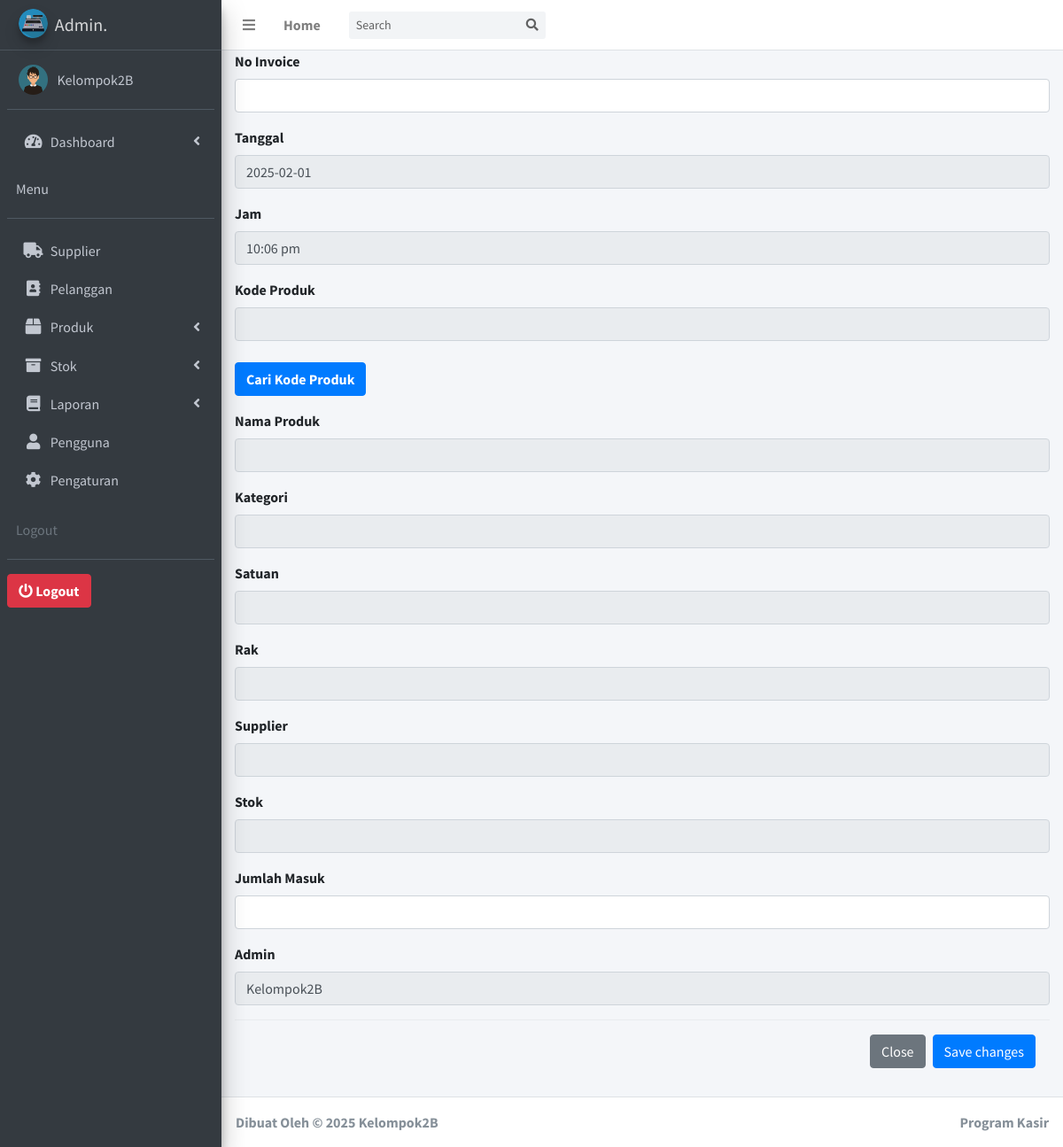
The page /ProgramKasir/admin/index.php?m=stokmasuk&s=stokmasuk (signed in) on the database its author committed.
### tables this page shows
CREATE TABLE `pengguna` (
  `id` int(11) NOT NULL,
  `username` text NOT NULL,
  `password` text NOT NULL,
  `nama` text NOT NULL,
  `level` text NOT NULL,
  `foto` varchar(255) NOT NULL
);

### ProgramKasir/admin/fungsi/fungsi.php (called while the page is built, shortened)
<?php
$koneksi = mysqli_connect('localhost', 'root', '', 'kelompok2b');
if (function_exists("summon_admin") === FALSE) {
	function summon_admin()
	{
		global $koneksi;
		$id = $_SESSION['idstart'];
		return mysqli_query($koneksi, "SELECT * FROM pengguna WHERE id ='$id'");
	}
}
if (function_exists("url") === FALSE) {
	function url()
	{
		return $url = "//localhost/Kelompok2B/ProgramKasir/vendors/";
	}
}

### ProgramKasir/admin/aplikasi/stokmasuk/stokmasuk.php (the view, shortened to what this page needs)
<?php
include 'layout/header.php';
?>
<?php
$tanggalSekarang = date("Y-m-d");
$jamSekarang = date("h:i a");
?>
<div class="content-wrapper">
  <div class="container-fluid">
    <div class="col-sm-12">
      <div class="row">
        <div class="col-sm-12 mb-3">
          <div class="well">
            <form action="" method="POST" enctype="multipart/form-data">
              <div class="form-group">
                <label>No Invoice</label>
                <input type="text" class="form-control" id="exampleInputEmail1" autofocus="" name="noinv" aria-describedby="emailHelp">
              </div>
              <div class="form-group">
                <label>Tanggal</label>
                <input type="text" class="form-control" readonly="" id="exampleInputEmail1" name="tanggal" aria-describedby="emailHelp" value="<?= $tanggalSekarang; ?>">
              </div>
              <div class="form-group">
                <label>Jam</label>
                <input type="text" name="jam" class="form-control" readonly="" value="<?= $jamSekarang; ?>">
              </div>
              <div class="form-group">
                <label>Kode Produk</label>
                <input type="text" class="form-control" id="kdproduk" readonly="" name="kdproduk" aria-describedby="emailHelp"><span class="input-group-btn"><br>
                  <button type="button" class="btn btn-primary" data-toggle="modal" data-target="#modal_produk"><b>Cari Kode Produk</b></button>
                </span>
              </div>
              <div class="form-group">
                <label>Nama Produk</label>
                <input type="text" class="form-control" readonly="" id="nm_produk" name="nm_produk">
              </div>
              <div class="form-group">
                <label>Kategori</label>
                <input type="text" class="form-control" readonly="" id="kategori" name="kategori">
              </div>
              <div class="form-group">
                <label>Satuan</label>
                <input type="text" class="form-control" readonly="" id="satuan" name="satuan">
              </div>
              <div class="form-group">
                <label>Rak</label>
                <input type="text" class="form-control" readonly="" id="rak" name="rak">
              </div>
              <div class="form-group">
                <label>Supplier</label>
                <input type="text" class="form-control" readonly="" id="supplier" name="supplier">
              </div>
              <div class="form-group">
                <label>Stok</label>
                <input type="text" class="form-control" readonly="" id="stok" name="stok">
              </div>
              <div class="form-group">
                <label>Jumlah Masuk</label>
                <input type="number" class="form-control" name="jml_masuk" required="">
              </div>
              <div class="form-group">
                <label>Admin</label>
                <input type="text" value="<?= $key['nama']; ?>" readonly="" class="form-control" name="admin">
              </div>
          </div>
          <div class="modal-footer">
            <a href="index.php?m=stokmasuk&s=title"><button type="button" class="btn btn-secondary">Close</button></a>
            <button type="submit" name="simpan" class="btn btn-primary">Save changes</button>
          </div>
        </div>
      </div>
    </div>
  </div>
</div>
<?php
include 'layout/footer.php';
?>

### ProgramKasir/admin/layout/header.php (shortened to what this page needs)
<?php
require 'fungsi/fungsi.php';
?>
<?php
foreach (summon_admin() as $key) :
?>
  <!DOCTYPE html>
  <html>
  <head>
    <link rel="stylesheet" href="<?= url() ?>plugins/fontawesome-free/css/all.min.css">
    <link rel="stylesheet" href="https://code.ionicframework.com/ionicons/2.0.1/css/ionicons.min.css">
    <link rel="stylesheet" href="<?= url() ?>plugins/tempusdominus-bootstrap-4/css/tempusdominus-bootstrap-4.min.css">
    <link rel="stylesheet" href="<?= url() ?>plugins/icheck-bootstrap/icheck-bootstrap.min.css">
    <link rel="stylesheet" href="<?= url() ?>plugins/jqvmap/jqvmap.min.css">
    <link rel="stylesheet" href="<?= url() ?>dist/css/adminlte.min.css">
    <link rel="stylesheet" href="<?= url() ?>plugins/overlayScrollbars/css/OverlayScrollbars.min.css">
    <link rel="stylesheet" href="<?= url() ?>plugins/daterangepicker/daterangepicker.css">
    <link rel="stylesheet" href="<?= url() ?>plugins/summernote/summernote-bs4.css">
  </head>
  <body class="hold-transition sidebar-mini layout-fixed">
    <div class="wrapper">
      <nav class="main-header navbar navbar-expand navbar-white navbar-light">
        <ul class="navbar-nav">
          <li class="nav-item">
            <a class="nav-link" data-widget="pushmenu" href="#" role="button"><i class="fas fa-bars"></i></a>
          </li>
          <li class="nav-item d-none d-sm-inline-block">
            <a href="index.php" class="nav-link"><b>Home</b></a>
          </li>
        </ul>
        <form action="" method="POST" class="form-inline ml-3">
          <div class="input-group input-group-sm">
            <input class="form-control form-control-navbar" type="search" name="cari" placeholder="Search" aria-label="Search">
            <div class="input-group-append">
              <button class="btn btn-navbar" name="go" type="submit">
                <i class="fas fa-search"></i>
              </button>
            </div>
          </div>
        </form>
      </nav>
      <aside class="main-sidebar sidebar-dark-primary elevation-4">
        <a href="index.php" class="brand-link">
          <img src="<?= url() ?>img/logokasir.png" alt="AdminLTE Logo" class="brand-image img-circle elevation-3" style="opacity: .8">
          <span class="brand-text font-weight-light"><b>Admin.</b></span>
        </a>
        <div class="sidebar">
          <div class="user-panel mt-3 pb-3 mb-3 d-flex">
            <div class="image">
              <?php
              if ($key['foto'] != '') {
                echo '<img src="img/' . $key['foto'] . '" height="150">';
              } else {
                echo '<img src="img/user_logo.png" height="150">';
              }
              ?>
            </div>
            <div class="info">
              <a href="index.php?m=pengguna&s=detail" class="d-block"><?= $key['nama']; ?></a>
            </div>
          </div>
          <nav class="mt-2">
            <ul class="nav nav-pills nav-sidebar flex-column" data-widget="treeview" role="menu" data-accordion="false">
              <li class="nav-item has-treeview">
                <a href="index.php" class="nav-link">
                  <i class="nav-icon fas fa-tachometer-alt"></i>
                  <p>
                    Dashboard
                    <i class="right fas fa-angle-left"></i>
                  </p>
                </a>
                <div class="user-panel mt-3 pb-3 mb-3 d-flex">
                  <div class="info">
                    <a href="#" class="d-block">Menu</a>
                  </div>
                </div>
              </li>
              <li class="nav-item">
                <a href="index.php?m=supplier&s=title" class="nav-link">
                  <i class="nav-icon fas fa-truck"></i>
                  <p>Supplier</p>
                </a>
              </li>
              <li class="nav-item">
                <a href="index.php?m=pelanggan&s=title" class="nav-link">
                  <i class="nav-icon fas fa-address-book"></i>
                  <p>Pelanggan</p>
                </a>
              </li>
              <li class="nav-item has-treeview">
                <a href="#" class="nav-link">
                  <i class="nav-icon fas fa-box"></i>
                  <p>
                    Produk
                    <i class="fas fa-angle-left right"></i>
                  </p>
                </a>
              </li>
              <li class="nav-item has-treeview">
                <a href="#" class="nav-link">
                  <i class="nav-icon fa fa-archive"></i>
                  <p>
                    Stok
                    <i class="fas fa-angle-left right"></i>
                  </p>
                </a>
              </li>
              <li class="nav-item has-treeview">
                <a href="#" class="nav-link">
                  <i class="fas fa-book nav-icon"></i>
                  <p>
                    Laporan
                    <i class="fas fa-angle-left right"></i>
                  </p>
                </a>
              </li>
              <li class="nav-item">
                <a href="index.php?m=pengguna&s=title" class="nav-link">
                  <i class="fas fa-user nav-icon"></i>
                  <p>Pengguna</p>
                </a>
              </li>
              <li class="nav-item">
                <a href="index.php?m=pengguna&s=detail" class="nav-link">
                  <i class="fas fa-cog nav-icon"></i>
                  <p>Pengaturan</p>
                </a>
              </li>
              <div class="user-panel mt-3 pb-3 mb-3 d-flex">
                <div class="info">
                  <span class="d-block text-gray">Logout</span>
                </div>
              </div>
              <a href="logout.php"><button class="btn btn-danger"><i class="fa fa-power-off" aria-hidden="true"></i> <b>Logout</b></button></a>
              <br>
            </ul>
          </nav>
        </div>
      </aside>
    <?php
  endforeach;
    ?>

### rows shown on the page
pengguna: foto (picture), nama "Kelompok2B", admin "Kelompok2B"
